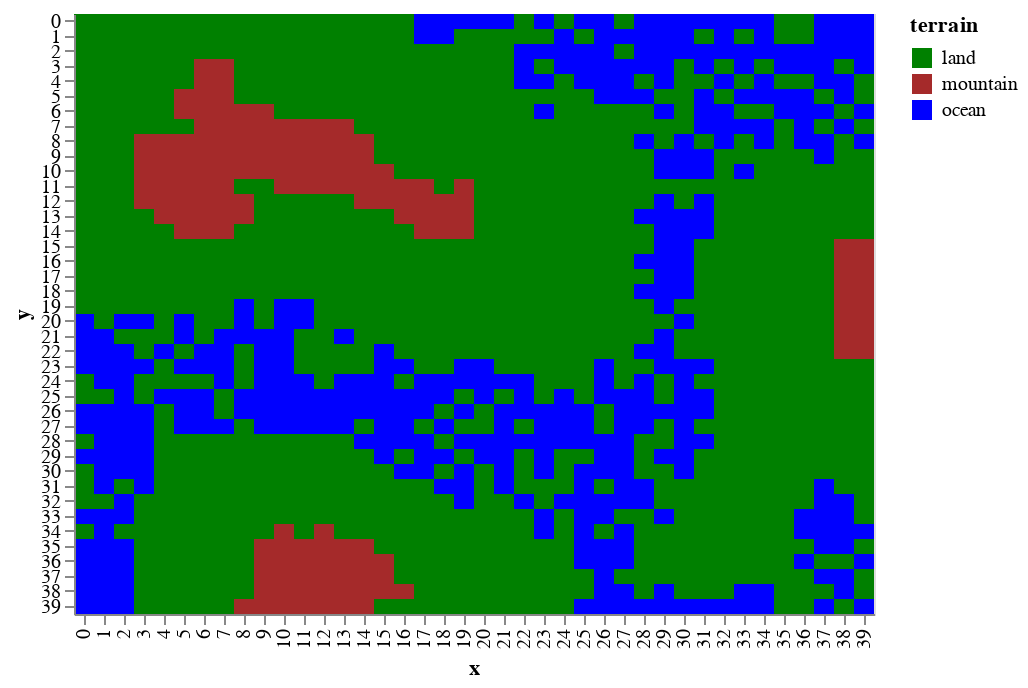

Source (notebook cell):
### Markdown cell above
If the oceans were to come in at `height == 0` then you can assume that lower terrain is _under water_

### Code cell
draw.drawTerrainTypes(world.grid_elevation,world.landscape)

### Figure 1 — Vega-Lite specification as saved in the notebook (floating-point values rounded to 4 significant figures; data arrays with more than 128 entries replaced by an {"elided": "..."} marker saying what was removed)
{"$schema": "https://vega.github.io/schema/vega-lite/v2.6.0.json", "config": {"view": {"height": 300, "width": 400}}, "data": {"name": "data-49807937540cfdc3f2ca815f3d5c9882"}, "datasets": {"data-49807937540cfdc3f2ca815f3d5c9882": {"elided": "1600 records"}}, "encoding": {"color": {"field": "terrain", "scale": {"domain": ["land", "mountain", "ocean"], "range": ["green", "brown", "blue"]}, "type": "nominal"}, "x": {"field": "x", "type": "ordinal"}, "y": {"field": "y", "type": "ordinal"}}, "mark": "rect"}
